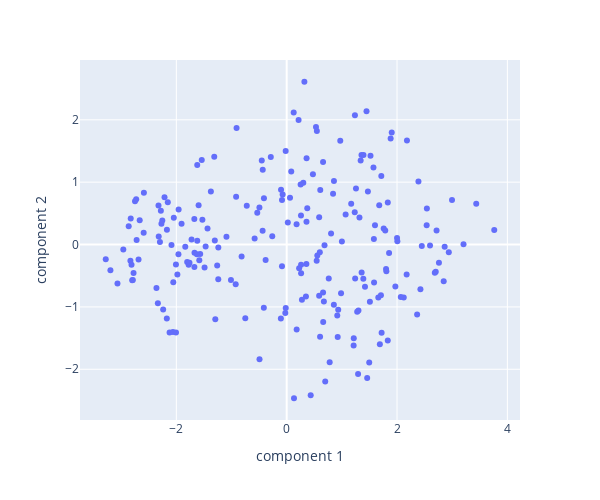

Write notebook code for a chart like this one.
### Markdown cell above
To visualize the results, we'll use plotly to create a visualization that shows each party's placement on these two axes. We'll also use a `hovertemplate` to display additional information about each point when hovering. This should allow us to get a good idea of what each component is picking up on:

### Code cell
import plotly.express as px
fig = px.scatter(df, 
           x='component 1', 
           y='component 2',     
           custom_data =['party','family', 'country', 'spendvtax', 'redistribution', 'lgbtq_rights',
                        'climate_change'],
           width=600,   
           height=500 )
fig.update_traces(hovertemplate=
                  "<b>%{customdata[0]}</b>"
                  '<br>Family: %{customdata[1]}' +
                  "<br>Country: %{customdata[2]}" +
                  "<br>spendvtax: %{customdata[3]:.1f}" +
                  "<br>redistribution: %{customdata[4]:.1f}" +
                  "<br>lgbtq rights: %{customdata[5]:.1f}" +
                  "<br>climate change: %{customdata[6]:.1f}")

### Figure 1 — Plotly figure (JSON) as saved in the notebook; plotly's stock layout.template omitted (floating-point values rounded to 4 significant figures; data arrays with more than 128 entries replaced by an {"elided": "..."} marker saying what was removed)
{"data": [{"customdata": {"elided": "214x7 mixed values"}, "hovertemplate": "<b>%{customdata[0]}</b><br>Family: %{customdata[1]}<br>Country: %{customdata[2]}<br>spendvtax: %{customdata[3]:.1f}<br>redistribution: %{customdata[4]:.1f}<br>lgbtq rights: %{customdata[5]:.1f}<br>climate change: %{customdata[6]:.1f}", "legendgroup": "", "marker": {"color": "#636efa", "symbol": "circle"}, "mode": "markers", "name": "", "orientation": "v", "showlegend": false, "type": "scatter", "x": {"elided": "214 float values"}, "xaxis": "x", "y": {"elided": "214 float values"}, "yaxis": "y"}], "layout": {"height": 500, "legend": {"tracegroupgap": 0}, "margin": {"t": 60}, "width": 600, "xaxis": {"anchor": "y", "autorange": true, "domain": [0, 1], "range": [-3.746, 4.229], "title": {"text": "component 1"}, "type": "linear"}, "yaxis": {"anchor": "x", "autorange": true, "domain": [0, 1], "range": [-2.813, 2.959], "title": {"text": "component 2"}, "type": "linear"}}}
